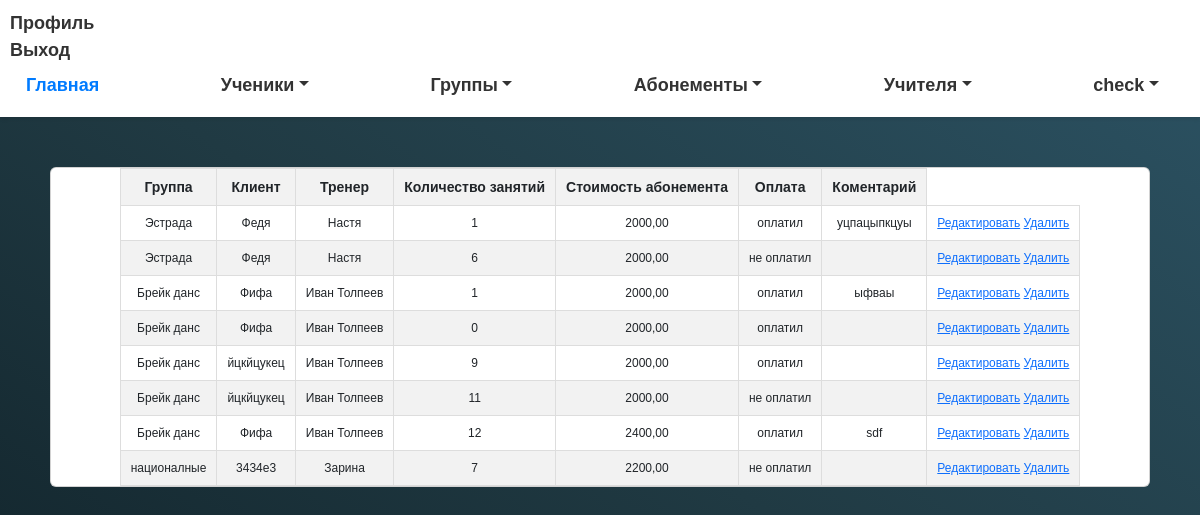
/subscription_list/ (signed in), run on the app's committed database.
### myapp/models.py (models this page shows, shortened)
class Subscription(models.Model):
    group = models.ForeignKey(Group, on_delete=models.CASCADE)
    client = models.ForeignKey(Client, on_delete=models.CASCADE)
    coach = models.ForeignKey(Coach, on_delete=models.CASCADE)
    lessons_count = models.IntegerField()
    attendance = models.BooleanField(default=False)
    price = models.DecimalField(max_digits=10, decimal_places=2)  # Добавляем поле для стоимости абонемента
    comment = models.TextField(blank=True, null=True)
    button_highlighted = models.BooleanField(default=False)
    date = models.DateTimeField(default=timezone.now)  # Добавляем поле для даты создания

class Group(models.Model):
    name = models.CharField(max_length=255)
    coach = models.ForeignKey('Coach', on_delete=models.CASCADE)
    description = models.TextField()
    students = models.ManyToManyField(Client, related_name='group_students')

class Client(models.Model):
    full_name = models.CharField(max_length=255)
    birth_date = models.DateField()
    phone_number = models.CharField(max_length=20)
    parent_name = models.CharField(max_length=255)
    address = models.CharField(max_length=255, default='Unknown Address')  # Add a default value here
    card_number = models.CharField(max_length=100, unique=True)
    group_obj = models.ForeignKey('Group', on_delete=models.CASCADE, null=True, blank=True)
    date_joined = models.DateField()

class Coach(models.Model):
    full_name = models.CharField(max_length=255)
    phone_number = models.CharField(max_length=20)
    students = models.ManyToManyField(Client, null=True, blank=True)
    groupqs = models.ManyToManyField(Group, related_name='coach_groupqs', null=True, blank=True)

### myapp/views.py (the view)
# urls.py: path('subscription_list/', subscription_list, name='subscription_list'),
@login_required
def subscription_list(request):
    subscriptions = Subscription.objects.all()
    return render(request, 'subscription_list.html', {'subscriptions': subscriptions})

### myapp/templates/subscription_list.html
{% extends 'base.html' %}
{% block content %}
<div class="container">
    <div class="card">
  <table>
    <thead>
        <tr>
            <th>Группа</th>
            <th>Клиент</th>
            <th>Тренер</th>
            <th>Количество занятий</th>
            <th>Стоимость абонемента</th>
            <th>Оплата</th>
            <th>Коментарий</th>
        </tr>
    </thead>
    <tbody>
        {% for subscription in subscriptions %}
        <tr>
                    <td>{{ subscription.group.name }}</td>
                    <td>{{ subscription.client.full_name }}</td>
                    <td>{{ subscription.coach.full_name }}</td>
                    <td>{{ subscription.lessons_count }}</td>
                    <td>{{ subscription.price }}</td>
                    <td>{{ subscription.attendance|yesno:"оплатил,не оплатил" }}</td>
                    <td>{{ subscription.comment }}</td>
            <td>
                <a href="{% url 'edit_subscription' subscription.id %}">Редактировать</a>
                <a href="{% url 'delete_client' id=subscription.id %}">Удалить</a>
            </td>
        </tr>
        {% empty %}
        <tr>
            <td colspan="4">No subscriptions yet.</td>
        </tr>
        {% endfor %}
    </tbody>
</table>
    </div>
</div>
{% endblock %}

### myapp/static/css/myapp.css (style rules this page uses)
body { font-family: Arial, sans-serif; background-image: linear-gradient(to right top, #0f2027, #203a43, #2c5364); }
.container { max-width: 1200px; margin: 0 auto; padding: 50px; color: #fff; text-align: center; }
table { border-collapse: collapse; margin: auto; }
th, td { padding: 10px; text-align: center; border: 1px solid #ddd; }
th { background-color: #f2f2f2; }
tbody tr:nth-child(even) { background-color: #f2f2f2; }

### myapp/templates/base.html (style rules this page uses)
body, nav a, .nav-link, .dropdown-item { font-size: 18px; }
table { font-size: 14px; }
td { font-size: 12px; }

### data on the page
Subscription: group.name "Эстрада", client.full_name "Федя", coach.full_name "Настя", lessons_count "1", price "2000,00", attendance "оплатил", comment "уцпацыпкцуы"
Subscription: group.name "Эстрада", client.full_name "Федя", coach.full_name "Настя", lessons_count "6", price "2000,00", attendance "не оплатил"
Subscription: group.name "Брейк данс", client.full_name "Фифа", coach.full_name "Иван Толпеев", lessons_count "1", price "2000,00", attendance "оплатил", comment "ыфваы"
Subscription: group.name "Брейк данс", client.full_name "Фифа", coach.full_name "Иван Толпеев", lessons_count "0", price "2000,00", attendance "оплатил"
Subscription: group.name "Брейк данс", client.full_name "йцкйцукец", coach.full_name "Иван Толпеев", lessons_count "9", price "2000,00", attendance "оплатил"
Subscription: group.name "Брейк данс", client.full_name "йцкйцукец", coach.full_name "Иван Толпеев", lessons_count "11", price "2000,00", attendance "не оплатил"
Subscription: group.name "Брейк данс", client.full_name "Фифа", coach.full_name "Иван Толпеев", lessons_count "12", price "2400,00", attendance "оплатил", comment "sdf"
Subscription: group.name "националные", client.full_name "3434е3", coach.full_name "Зарина", lessons_count "7", price "2200,00", attendance "не оплатил"
